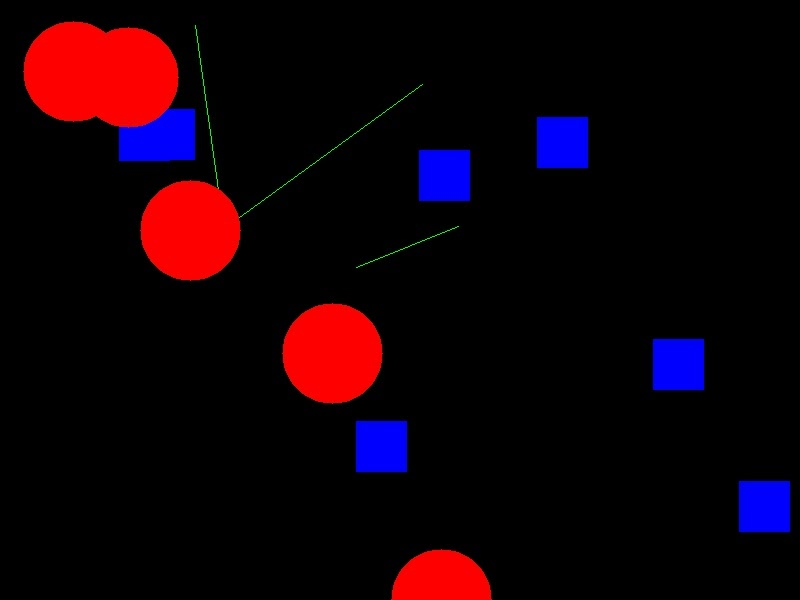
#> input picture draw.jpeg, 800 x 600 px
$ python 'Find Circle Otomatically.py'
#> lines starting #> are read from the running program, lines starting #| are printed output that depends on the picture; after the words box and inside, x2 and y2 are one past the last pixel; in counts of white or black regions, pixels touching at a corner belong together
import imutils
import cv2
import pyautogui

img = "draw.jpeg"

pic = cv2.imread(img)
#> pic is the input picture: shape (600, 800, 3); mean B, G, R 8.9, 0.5, 17.5
gray = cv2.cvtColor(pic, cv2.COLOR_BGR2GRAY)
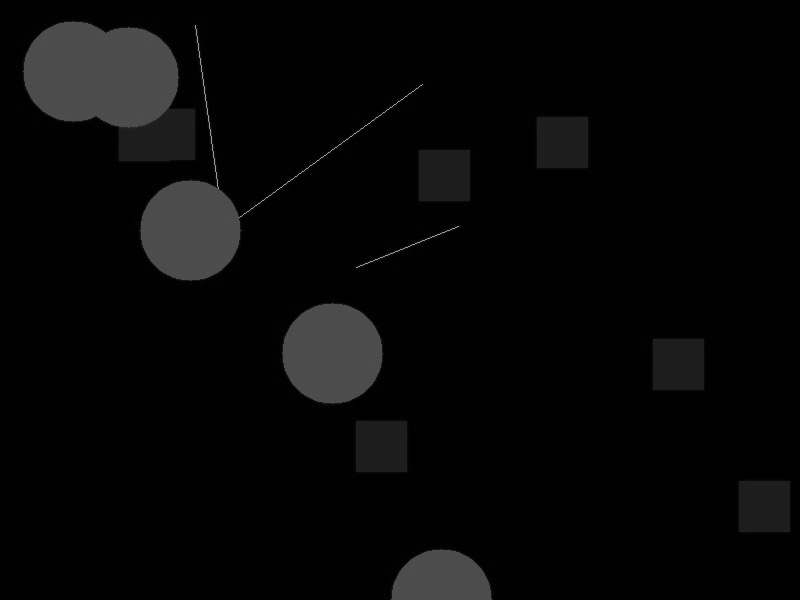
#> gray: shape (600, 800); min 0, max 159, mean 6.5
blurred = cv2.GaussianBlur(gray, (5, 5), 0)
thresh = cv2.threshold(blurred, 60, 255, cv2.THRESH_BINARY)[1]
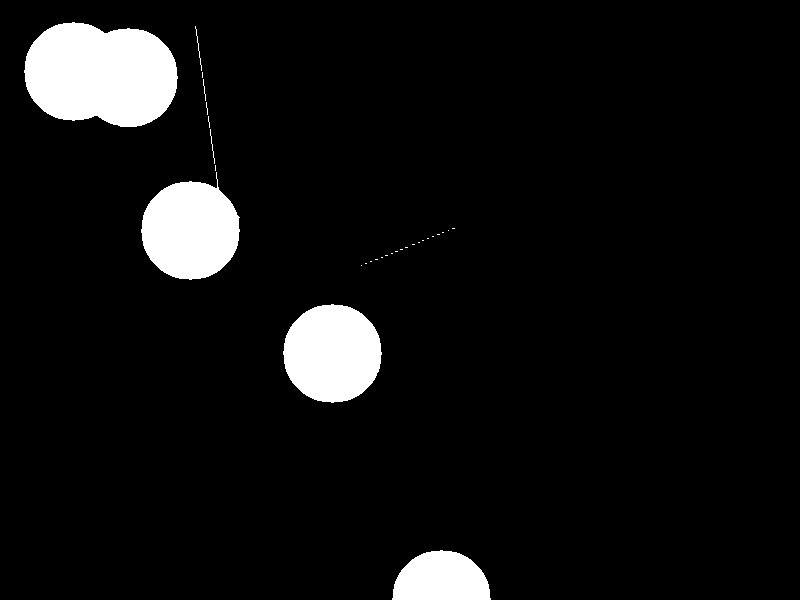
#> thresh: shape (600, 800); 6.7% white; 30 white regions (23 under 20 px)

x = cv2.findContours(thresh.copy(), cv2.RETR_EXTERNAL,cv2.CHAIN_APPROX_SIMPLE)
#> x = 30 contours, 26 with area under 20; largest, box (x1, y1, x2, y2) and area: (24, 22, 178, 127) 12626, (141, 172, 240, 280) 7508, (283, 304, 382, 403) 7498, (392, 550, 491, 600) 3749
x = imutils.grab_contours(x)

autoguilist = []
for c in x:
    M = cv2.moments(c)
    if (M["m00"] == 0):
        M["m00"]=1

    cX = int(M["m10"] / M["m00"])
    cY = int(M["m01"] / M["m00"])

    autoguilist.append((cX,cY))
    cv2.putText(pic, "center", (cX - 20, cY - 20),
    cv2.FONT_HERSHEY_SIMPLEX, 0.5, (255, 255, 0), 2)
    cv2.drawContours(pic, [c], -1, (0, 255, 255), 2)
    cv2.circle(pic, (cX, cY), 7, (255, 255, 0), -1)
#> this loop made 30 passes
#> (c, cX, cY) on passes 3 to 14: ([[361, 265]], 0, 0), ([[365, 263], [366, 263]], 0, 0), ([[370, 261], [371, 261]], 0, 0), ([[375, 259], [377, 259]], 0, 0), ([[381, 257], [382, 257]], 0, 0), ([[385, 255], [387, 255]], 0, 0), ([[391, 253], [392, 253]], 0, 0), ([[395, 251], [397, 251]], 0, 0), ([[400, 249], [402, 249]], 0, 0), ([[405, 247], [407, 247]], 0, 0), ([[412, 244], [414, 244]], 0, 0), ([[418, 242], [419, 242]], 0, 0)
#> (cX, cY) on passes 1, 2, 22, 24, 25, 26: (441, 578), (331, 352), (190, 229), (0, 0), (0, 0), (0, 0)
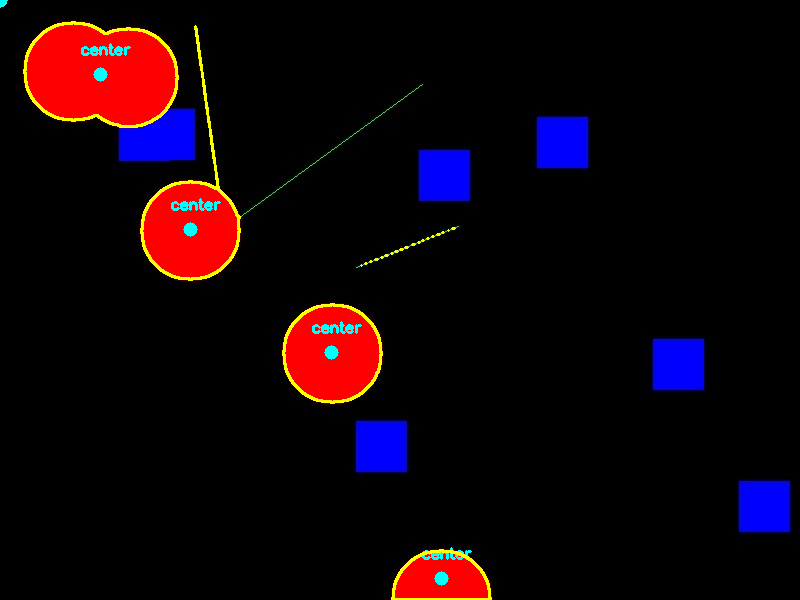
#> pic: shape (600, 800, 3); 1.42% of pixels changed, all inside (x1, y1, x2, y2) = (0, 0, 492, 600)
#> after the loop, autoguilist = 30 pairs, first value 0 to 441, second value 0 to 578

cv2.imshow("Image", pic)
cv2.imwrite("draw2.jpeg",pic)
for i in autoguilist:
    if i[0] <= 0:
        break
    cX = i[0]
    cY = i[1]

    #FINAL
    pyautogui.moveTo(cX, cY)
#> this loop made 3 passes
cv2.waitKey(0)
